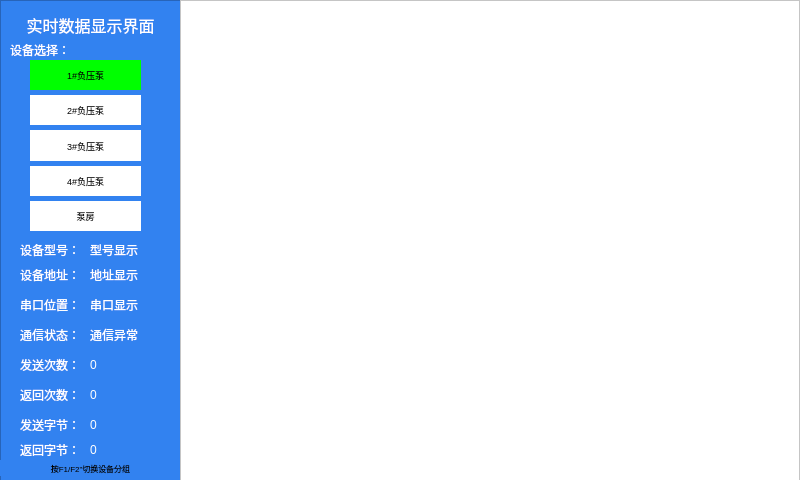
<?xml version="1.0" encoding="UTF-8"?>
<ui version="4.0">
 <class>Measure</class>
 <widget class="QWidget" name="Measure">
  <property name="windowModality">
   <enum>Qt::NonModal</enum>
  </property>
  <property name="geometry">
   <rect>
    <x>0</x>
    <y>0</y>
    <width>800</width>
    <height>480</height>
   </rect>
  </property>
  <property name="windowTitle">
   <string>Form</string>
  </property>
  <property name="styleSheet">
   <string notr="true">background-color: rgb(255, 255, 255);</string>
  </property>
  <widget class="QWidget" name="widget" native="true">
   <property name="geometry">
    <rect>
     <x>-10</x>
     <y>580</y>
     <width>601</width>
     <height>20</height>
    </rect>
   </property>
   <property name="styleSheet">
    <string notr="true">background-color: rgb(0, 0, 255);</string>
   </property>
  </widget>
  <widget class="QFrame" name="frame">
   <property name="geometry">
    <rect>
     <x>0</x>
     <y>0</y>
     <width>181</width>
     <height>481</height>
    </rect>
   </property>
   <property name="font">
    <font>
     <pointsize>9</pointsize>
    </font>
   </property>
   <property name="styleSheet">
    <string notr="true">background-color: rgb(50, 130, 240);
</string>
   </property>
   <property name="frameShape">
    <enum>QFrame::StyledPanel</enum>
   </property>
   <property name="frameShadow">
    <enum>QFrame::Raised</enum>
   </property>
   <widget class="QLabel" name="label">
    <property name="geometry">
     <rect>
      <x>20</x>
      <y>240</y>
      <width>61</width>
      <height>21</height>
     </rect>
    </property>
    <property name="font">
     <font>
      <pointsize>7</pointsize>
     </font>
    </property>
    <property name="styleSheet">
     <string notr="true">color:rgb(255, 255, 255);</string>
    </property>
    <property name="text">
     <string>&lt;html&gt;&lt;head/&gt;&lt;body&gt;&lt;p&gt;&lt;span style=&quot; font-size:9pt;&quot;&gt;设备型号：&lt;/span&gt;&lt;/p&gt;&lt;/body&gt;&lt;/html&gt;</string>
    </property>
   </widget>
   <widget class="QLabel" name="label_2">
    <property name="geometry">
     <rect>
      <x>20</x>
      <y>265</y>
      <width>61</width>
      <height>21</height>
     </rect>
    </property>
    <property name="font">
     <font>
      <pointsize>7</pointsize>
     </font>
    </property>
    <property name="styleSheet">
     <string notr="true">color:rgb(255, 255, 255);</string>
    </property>
    <property name="text">
     <string>&lt;html&gt;&lt;head/&gt;&lt;body&gt;&lt;p&gt;&lt;span style=&quot; font-size:9pt;&quot;&gt;设备地址：&lt;/span&gt;&lt;/p&gt;&lt;/body&gt;&lt;/html&gt;</string>
    </property>
   </widget>
   <widget class="QLabel" name="label_3">
    <property name="geometry">
     <rect>
      <x>10</x>
      <y>10</y>
      <width>161</width>
      <height>31</height>
     </rect>
    </property>
    <property name="font">
     <font>
      <pointsize>8</pointsize>
     </font>
    </property>
    <property name="styleSheet">
     <string notr="true">color:rgb(255, 255, 255);</string>
    </property>
    <property name="text">
     <string>&lt;html&gt;&lt;head/&gt;&lt;body&gt;&lt;p&gt;&lt;span style=&quot; font-size:12pt;&quot;&gt;实时数据显示界面&lt;/span&gt;&lt;/p&gt;&lt;/body&gt;&lt;/html&gt;</string>
    </property>
    <property name="alignment">
     <set>Qt::AlignCenter</set>
    </property>
   </widget>
   <widget class="QLabel" name="label_type">
    <property name="geometry">
     <rect>
      <x>90</x>
      <y>240</y>
      <width>81</width>
      <height>21</height>
     </rect>
    </property>
    <property name="font">
     <font>
      <pointsize>7</pointsize>
     </font>
    </property>
    <property name="styleSheet">
     <string notr="true">color:rgb(255, 255, 255);</string>
    </property>
    <property name="text">
     <string>&lt;html&gt;&lt;head/&gt;&lt;body&gt;&lt;p&gt;&lt;span style=&quot; font-size:9pt;&quot;&gt;型号显示&lt;/span&gt;&lt;/p&gt;&lt;/body&gt;&lt;/html&gt;</string>
    </property>
   </widget>
   <widget class="QLabel" name="label_addr">
    <property name="geometry">
     <rect>
      <x>90</x>
      <y>265</y>
      <width>81</width>
      <height>21</height>
     </rect>
    </property>
    <property name="font">
     <font>
      <pointsize>7</pointsize>
     </font>
    </property>
    <property name="styleSheet">
     <string notr="true">color:rgb(255, 255, 255);</string>
    </property>
    <property name="text">
     <string>&lt;html&gt;&lt;head/&gt;&lt;body&gt;&lt;p&gt;&lt;span style=&quot; font-size:9pt;&quot;&gt;地址显示&lt;/span&gt;&lt;/p&gt;&lt;/body&gt;&lt;/html&gt;</string>
    </property>
   </widget>
   <widget class="QLabel" name="label_com">
    <property name="geometry">
     <rect>
      <x>90</x>
      <y>295</y>
      <width>81</width>
      <height>21</height>
     </rect>
    </property>
    <property name="font">
     <font>
      <pointsize>7</pointsize>
     </font>
    </property>
    <property name="styleSheet">
     <string notr="true">color:rgb(255, 255, 255);</string>
    </property>
    <property name="text">
     <string>&lt;html&gt;&lt;head/&gt;&lt;body&gt;&lt;p&gt;&lt;span style=&quot; font-size:9pt;&quot;&gt;串口显示&lt;/span&gt;&lt;/p&gt;&lt;/body&gt;&lt;/html&gt;</string>
    </property>
   </widget>
   <widget class="QLabel" name="label_9">
    <property name="geometry">
     <rect>
      <x>20</x>
      <y>295</y>
      <width>61</width>
      <height>21</height>
     </rect>
    </property>
    <property name="font">
     <font>
      <pointsize>7</pointsize>
     </font>
    </property>
    <property name="styleSheet">
     <string notr="true">color:rgb(255, 255, 255);</string>
    </property>
    <property name="text">
     <string>&lt;html&gt;&lt;head/&gt;&lt;body&gt;&lt;p&gt;&lt;span style=&quot; font-size:9pt;&quot;&gt;串口位置：&lt;/span&gt;&lt;/p&gt;&lt;/body&gt;&lt;/html&gt;</string>
    </property>
   </widget>
   <widget class="QLabel" name="label_8">
    <property name="geometry">
     <rect>
      <x>20</x>
      <y>440</y>
      <width>61</width>
      <height>21</height>
     </rect>
    </property>
    <property name="font">
     <font>
      <pointsize>7</pointsize>
     </font>
    </property>
    <property name="styleSheet">
     <string notr="true">color: rgb(255, 255, 255);</string>
    </property>
    <property name="text">
     <string>&lt;html&gt;&lt;head/&gt;&lt;body&gt;&lt;p&gt;&lt;span style=&quot; font-size:9pt;&quot;&gt;返回字节：&lt;/span&gt;&lt;/p&gt;&lt;/body&gt;&lt;/html&gt;</string>
    </property>
   </widget>
   <widget class="QLabel" name="label_7">
    <property name="geometry">
     <rect>
      <x>20</x>
      <y>415</y>
      <width>61</width>
      <height>21</height>
     </rect>
    </property>
    <property name="font">
     <font>
      <pointsize>7</pointsize>
     </font>
    </property>
    <property name="styleSheet">
     <string notr="true">color: rgb(255, 255, 255);</string>
    </property>
    <property name="text">
     <string>&lt;html&gt;&lt;head/&gt;&lt;body&gt;&lt;p&gt;&lt;span style=&quot; font-size:9pt;&quot;&gt;发送字节：&lt;/span&gt;&lt;/p&gt;&lt;/body&gt;&lt;/html&gt;</string>
    </property>
   </widget>
   <widget class="QLabel" name="label_stat">
    <property name="geometry">
     <rect>
      <x>90</x>
      <y>325</y>
      <width>61</width>
      <height>21</height>
     </rect>
    </property>
    <property name="font">
     <font>
      <pointsize>7</pointsize>
     </font>
    </property>
    <property name="styleSheet">
     <string notr="true">color: rgb(255, 255, 255);</string>
    </property>
    <property name="text">
     <string>&lt;html&gt;&lt;head/&gt;&lt;body&gt;&lt;p&gt;&lt;span style=&quot; font-size:9pt;&quot;&gt;通信异常&lt;/span&gt;&lt;/p&gt;&lt;/body&gt;&lt;/html&gt;</string>
    </property>
   </widget>
   <widget class="QLabel" name="label_sbyte">
    <property name="geometry">
     <rect>
      <x>90</x>
      <y>415</y>
      <width>61</width>
      <height>21</height>
     </rect>
    </property>
    <property name="font">
     <font>
      <pointsize>7</pointsize>
     </font>
    </property>
    <property name="styleSheet">
     <string notr="true">color: rgb(255, 255, 255);</string>
    </property>
    <property name="text">
     <string>&lt;html&gt;&lt;head/&gt;&lt;body&gt;&lt;p&gt;&lt;span style=&quot; font-size:9pt;&quot;&gt;0&lt;/span&gt;&lt;/p&gt;&lt;/body&gt;&lt;/html&gt;</string>
    </property>
   </widget>
   <widget class="QLabel" name="label_rec">
    <property name="geometry">
     <rect>
      <x>90</x>
      <y>385</y>
      <width>61</width>
      <height>21</height>
     </rect>
    </property>
    <property name="font">
     <font>
      <pointsize>7</pointsize>
     </font>
    </property>
    <property name="styleSheet">
     <string notr="true">color: rgb(255, 255, 255);</string>
    </property>
    <property name="text">
     <string>&lt;html&gt;&lt;head/&gt;&lt;body&gt;&lt;p&gt;&lt;span style=&quot; font-size:9pt;&quot;&gt;0&lt;/span&gt;&lt;/p&gt;&lt;/body&gt;&lt;/html&gt;</string>
    </property>
   </widget>
   <widget class="QLabel" name="label_6">
    <property name="geometry">
     <rect>
      <x>20</x>
      <y>385</y>
      <width>61</width>
      <height>21</height>
     </rect>
    </property>
    <property name="font">
     <font>
      <pointsize>7</pointsize>
     </font>
    </property>
    <property name="styleSheet">
     <string notr="true">color: rgb(255, 255, 255);</string>
    </property>
    <property name="text">
     <string>&lt;html&gt;&lt;head/&gt;&lt;body&gt;&lt;p&gt;&lt;span style=&quot; font-size:9pt;&quot;&gt;返回次数：&lt;/span&gt;&lt;/p&gt;&lt;/body&gt;&lt;/html&gt;</string>
    </property>
   </widget>
   <widget class="QLabel" name="label_send">
    <property name="geometry">
     <rect>
      <x>90</x>
      <y>355</y>
      <width>61</width>
      <height>21</height>
     </rect>
    </property>
    <property name="font">
     <font>
      <pointsize>7</pointsize>
     </font>
    </property>
    <property name="styleSheet">
     <string notr="true">color: rgb(255, 255, 255);</string>
    </property>
    <property name="text">
     <string>&lt;html&gt;&lt;head/&gt;&lt;body&gt;&lt;p&gt;&lt;span style=&quot; font-size:9pt;&quot;&gt;0&lt;/span&gt;&lt;/p&gt;&lt;/body&gt;&lt;/html&gt;</string>
    </property>
   </widget>
   <widget class="QLabel" name="label_rbyte">
    <property name="geometry">
     <rect>
      <x>90</x>
      <y>440</y>
      <width>61</width>
      <height>21</height>
     </rect>
    </property>
    <property name="font">
     <font>
      <pointsize>7</pointsize>
     </font>
    </property>
    <property name="styleSheet">
     <string notr="true">color: rgb(255, 255, 255);</string>
    </property>
    <property name="text">
     <string>&lt;html&gt;&lt;head/&gt;&lt;body&gt;&lt;p&gt;&lt;span style=&quot; font-size:9pt;&quot;&gt;0&lt;/span&gt;&lt;/p&gt;&lt;/body&gt;&lt;/html&gt;</string>
    </property>
   </widget>
   <widget class="QLabel" name="label_4">
    <property name="geometry">
     <rect>
      <x>20</x>
      <y>325</y>
      <width>61</width>
      <height>21</height>
     </rect>
    </property>
    <property name="font">
     <font>
      <pointsize>7</pointsize>
     </font>
    </property>
    <property name="styleSheet">
     <string notr="true">color: rgb(255, 255, 255);</string>
    </property>
    <property name="text">
     <string>&lt;html&gt;&lt;head/&gt;&lt;body&gt;&lt;p&gt;&lt;span style=&quot; font-size:9pt;&quot;&gt;通信状态：&lt;/span&gt;&lt;/p&gt;&lt;/body&gt;&lt;/html&gt;</string>
    </property>
   </widget>
   <widget class="QLabel" name="label_5">
    <property name="geometry">
     <rect>
      <x>20</x>
      <y>355</y>
      <width>61</width>
      <height>21</height>
     </rect>
    </property>
    <property name="font">
     <font>
      <pointsize>7</pointsize>
     </font>
    </property>
    <property name="styleSheet">
     <string notr="true">color: rgb(255, 255, 255);</string>
    </property>
    <property name="text">
     <string>&lt;html&gt;&lt;head/&gt;&lt;body&gt;&lt;p&gt;&lt;span style=&quot; font-size:9pt;&quot;&gt;发送次数：&lt;/span&gt;&lt;/p&gt;&lt;/body&gt;&lt;/html&gt;</string>
    </property>
   </widget>
   <widget class="QLabel" name="label_11">
    <property name="geometry">
     <rect>
      <x>10</x>
      <y>40</y>
      <width>61</width>
      <height>21</height>
     </rect>
    </property>
    <property name="font">
     <font>
      <pointsize>7</pointsize>
     </font>
    </property>
    <property name="styleSheet">
     <string notr="true">color:rgb(255, 255, 255);</string>
    </property>
    <property name="text">
     <string>&lt;html&gt;&lt;head/&gt;&lt;body&gt;&lt;p&gt;&lt;span style=&quot; font-size:9pt;&quot;&gt;设备选择：&lt;/span&gt;&lt;/p&gt;&lt;/body&gt;&lt;/html&gt;</string>
    </property>
   </widget>
   <widget class="QWidget" name="layoutWidget">
    <property name="geometry">
     <rect>
      <x>30</x>
      <y>60</y>
      <width>111</width>
      <height>171</height>
     </rect>
    </property>
    <layout class="QVBoxLayout" name="verticalLayout">
     <property name="spacing">
      <number>5</number>
     </property>
     <item>
      <widget class="QLabel" name="label_pumpgroup1">
       <property name="font">
        <font>
         <pointsize>7</pointsize>
        </font>
       </property>
       <property name="styleSheet">
        <string notr="true">background-color: rgb(0, 255, 0);</string>
       </property>
       <property name="text">
        <string>1#负压泵</string>
       </property>
       <property name="alignment">
        <set>Qt::AlignCenter</set>
       </property>
      </widget>
     </item>
     <item>
      <widget class="QLabel" name="label_pumpgroup2">
       <property name="font">
        <font>
         <pointsize>7</pointsize>
        </font>
       </property>
       <property name="styleSheet">
        <string notr="true">background-color: rgb(255, 255, 255);</string>
       </property>
       <property name="text">
        <string>2#负压泵</string>
       </property>
       <property name="alignment">
        <set>Qt::AlignCenter</set>
       </property>
      </widget>
     </item>
     <item>
      <widget class="QLabel" name="label_pumpgroup3">
       <property name="font">
        <font>
         <pointsize>7</pointsize>
        </font>
       </property>
       <property name="styleSheet">
        <string notr="true">background-color: rgb(255, 255, 255);</string>
       </property>
       <property name="text">
        <string>3#负压泵</string>
       </property>
       <property name="alignment">
        <set>Qt::AlignCenter</set>
       </property>
      </widget>
     </item>
     <item>
      <widget class="QLabel" name="label_pumpgroup4">
       <property name="font">
        <font>
         <pointsize>7</pointsize>
        </font>
       </property>
       <property name="styleSheet">
        <string notr="true">background-color: rgb(255, 255, 255);</string>
       </property>
       <property name="text">
        <string>4#负压泵</string>
       </property>
       <property name="alignment">
        <set>Qt::AlignCenter</set>
       </property>
      </widget>
     </item>
     <item>
      <widget class="QLabel" name="label_pumproom">
       <property name="font">
        <font>
         <pointsize>7</pointsize>
        </font>
       </property>
       <property name="styleSheet">
        <string notr="true">background-color: rgb(255, 255, 255);</string>
       </property>
       <property name="text">
        <string>泵房</string>
       </property>
       <property name="alignment">
        <set>Qt::AlignCenter</set>
       </property>
      </widget>
     </item>
    </layout>
   </widget>
   <widget class="QLabel" name="label_10">
    <property name="geometry">
     <rect>
      <x>0</x>
      <y>460</y>
      <width>181</width>
      <height>16</height>
     </rect>
    </property>
    <property name="font">
     <font>
      <pointsize>6</pointsize>
     </font>
    </property>
    <property name="text">
     <string>按F1/F2”切换设备分组</string>
    </property>
    <property name="alignment">
     <set>Qt::AlignCenter</set>
    </property>
   </widget>
  </widget>
  <widget class="QTableWidget" name="tableWidget">
   <property name="geometry">
    <rect>
     <x>180</x>
     <y>0</y>
     <width>620</width>
     <height>481</height>
    </rect>
   </property>
   <property name="font">
    <font>
     <pointsize>7</pointsize>
    </font>
   </property>
   <property name="contextMenuPolicy">
    <enum>Qt::DefaultContextMenu</enum>
   </property>
   <property name="autoFillBackground">
    <bool>false</bool>
   </property>
   <property name="styleSheet">
    <string notr="true">font: 7pt &quot;Ubuntu&quot;;</string>
   </property>
   <property name="frameShape">
    <enum>QFrame::StyledPanel</enum>
   </property>
   <property name="verticalScrollBarPolicy">
    <enum>Qt::ScrollBarAsNeeded</enum>
   </property>
   <property name="horizontalScrollBarPolicy">
    <enum>Qt::ScrollBarAsNeeded</enum>
   </property>
   <property name="autoScroll">
    <bool>true</bool>
   </property>
   <property name="autoScrollMargin">
    <number>16</number>
   </property>
   <property name="editTriggers">
    <set>QAbstractItemView::NoEditTriggers</set>
   </property>
   <property name="dragEnabled">
    <bool>false</bool>
   </property>
   <property name="alternatingRowColors">
    <bool>true</bool>
   </property>
   <property name="selectionMode">
    <enum>QAbstractItemView::ExtendedSelection</enum>
   </property>
   <property name="selectionBehavior">
    <enum>QAbstractItemView::SelectRows</enum>
   </property>
   <property name="textElideMode">
    <enum>Qt::ElideRight</enum>
   </property>
   <property name="verticalScrollMode">
    <enum>QAbstractItemView::ScrollPerItem</enum>
   </property>
   <property name="horizontalScrollMode">
    <enum>QAbstractItemView::ScrollPerItem</enum>
   </property>
   <attribute name="horizontalHeaderVisible">
    <bool>false</bool>
   </attribute>
   <attribute name="horizontalHeaderCascadingSectionResizes">
    <bool>false</bool>
   </attribute>
   <attribute name="horizontalHeaderStretchLastSection">
    <bool>true</bool>
   </attribute>
   <attribute name="verticalHeaderMinimumSectionSize">
    <number>18</number>
   </attribute>
   <column>
    <property name="text">
     <string>名称</string>
    </property>
    <property name="font">
     <font>
      <pointsize>7</pointsize>
     </font>
    </property>
   </column>
   <column>
    <property name="text">
     <string>数值</string>
    </property>
    <property name="font">
     <font>
      <pointsize>7</pointsize>
     </font>
    </property>
   </column>
   <column>
    <property name="text">
     <string>单位及说明</string>
    </property>
    <property name="font">
     <font>
      <pointsize>7</pointsize>
     </font>
    </property>
   </column>
  </widget>
 </widget>
 <resources/>
 <connections/>
</ui>
